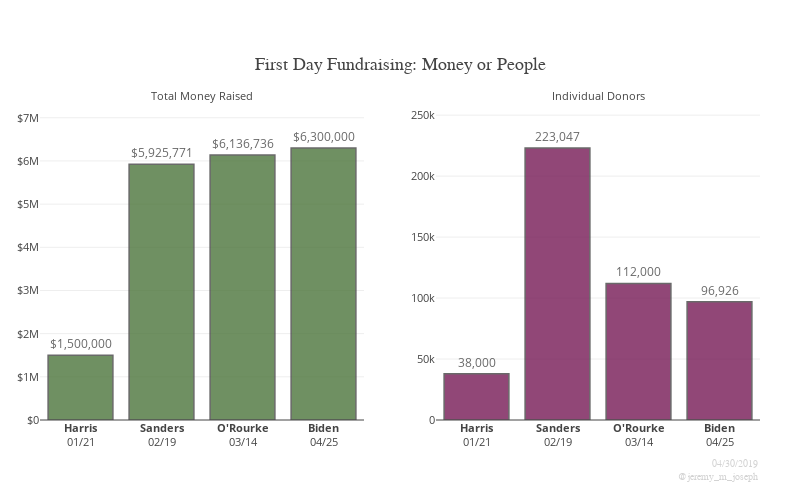

Notebook code for this chart:
### Markdown cell above
## As long as presidential campaigns use first day fundraising figures as indicators of strength, it's important to take a close look at their reported numbers. FEC reports shine a light on this info eventually, but until then, campaigns very carefully release selective facts.

##  Our latest obscured numbers come from Joe Biden's campaign. In the escalating arms race of first day fundraising, the campaign proudly touted their \\$6.3M haul. Their number of individual donors, however, falls well short of other candidates.

### Code cell
plotly.offline.iplot(fig_bars)

### Figure 1 — Plotly figure (JSON) as saved in the notebook; plotly's stock layout.template omitted (floating-point values rounded to 4 significant figures)
{"data": [{"marker": {"color": "#4C753B", "line": {"width": 1.5}}, "opacity": 0.8, "text": ["$1,500,000", "$5,925,771", "$6,136,736", "$6,300,000"], "textposition": "outside", "type": "bar", "uid": "0fe2f942-9948-4c76-90e4-b5a6fa452525", "x": ["<b>Harris</b><br>01/21", "<b>Sanders</b><br>02/19", "<b>O'Rourke</b><br>03/14", "<b>Biden</b><br>04/25"], "xaxis": "x", "y": [1500000, 5925771, 6136736, 6300000], "yaxis": "y"}, {"marker": {"color": "#761A56", "line": {"width": 1.5}}, "opacity": 0.8, "text": ["38,000", "223,047", "112,000", "96,926"], "textposition": "outside", "type": "bar", "uid": "1046252e-77ae-421b-a987-f92a92766ac0", "x": ["<b>Harris</b><br>01/21", "<b>Sanders</b><br>02/19", "<b>O'Rourke</b><br>03/14", "<b>Biden</b><br>04/25"], "xaxis": "x2", "y": [38000, 223047, 112000, 96926], "yaxis": "y2"}], "layout": {"annotations": [{"font": {"size": 11}, "showarrow": false, "text": "Total Money Raised", "x": 0.225, "xanchor": "center", "xref": "paper", "y": 1, "yanchor": "bottom", "yref": "paper", "yshift": -5}, {"font": {"size": 11}, "showarrow": false, "text": "Individual Donors", "x": 0.775, "xanchor": "center", "xref": "paper", "y": 1, "yanchor": "bottom", "yref": "paper", "yshift": -5}, {"align": "right", "font": {"color": "lightgray", "family": "Andale Mono", "size": 10}, "showarrow": false, "text": "04/30/2019<br>@jeremy_m_joseph", "x": 1, "xanchor": "right", "xref": "paper", "y": -0.2, "yanchor": "bottom", "yref": "paper"}], "height": 500, "margin": {"autoexpand": false, "l": 40, "r": 40}, "showlegend": false, "title": {"font": {"family": "verdana", "size": 18}, "pad": {"b": 30}, "text": "First Day Fundraising: Money or People", "xref": "paper", "y": 1, "yanchor": "bottom", "yref": "paper"}, "width": 800, "xaxis": {"anchor": "y", "domain": [0, 0.45], "tickfont": {"size": 11}}, "xaxis2": {"anchor": "y2", "domain": [0.55, 1], "tickfont": {"size": 11}}, "yaxis": {"anchor": "x", "domain": [0, 1], "range": [0, 7412000.0], "tickfont": {"size": 11}, "tickprefix": "$", "title": {"text": ""}}, "yaxis2": {"anchor": "x2", "domain": [0, 1], "range": [0, 262400.0], "tickfont": {"size": 11}, "title": {"text": ""}}}}
